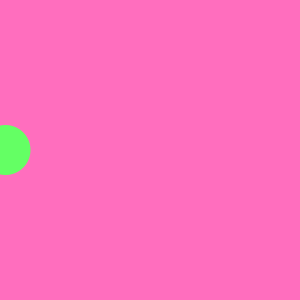
Frame 1 (no input)
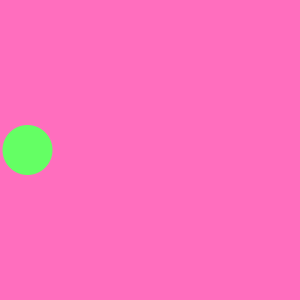
Frame 60 (the mouse pressed at the canvas centre just before this capture)
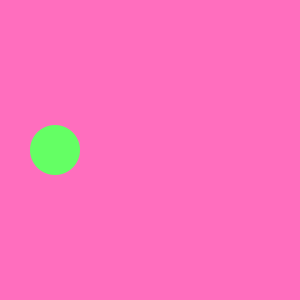
Frame 120 (the mouse held since frame 60 and released just before this capture)

The Processing sketch that drew these frames (run headless with seeded random() and noise(); from frame 60 on, the mouse is pressed at the canvas centre):

// Processing sketch: Exercise_20_2
// ── Exercise_20_2.pde
// Exercise 20.2

float a = 0.0;

void setup() { 
  size(300, 300); 
  fill(100,255,100);
  noStroke();
  frameRate(120);
}

void draw() {
background(255,110,190); 
a = a + 5.5;
ellipse(a,150,50,50);
if (a > 300) {
a = 0; }
}
